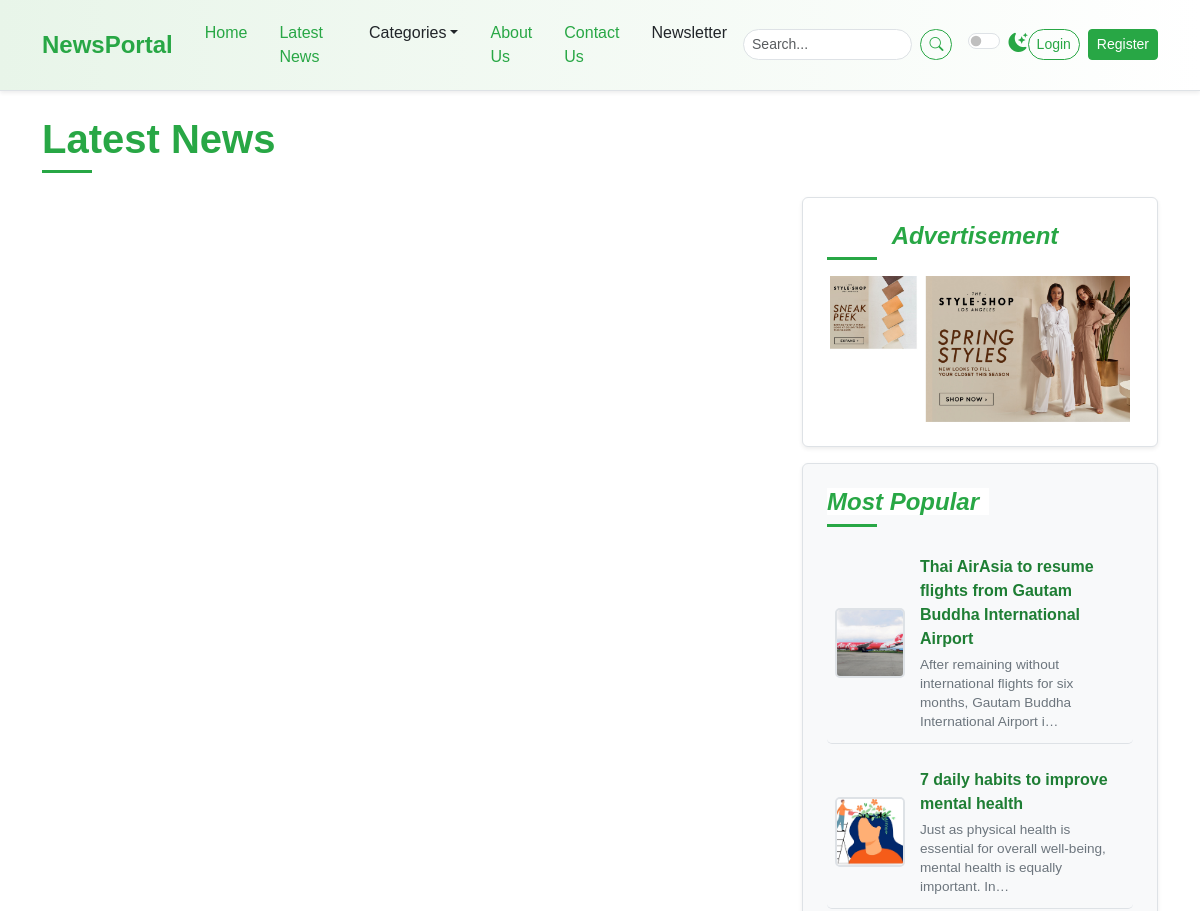
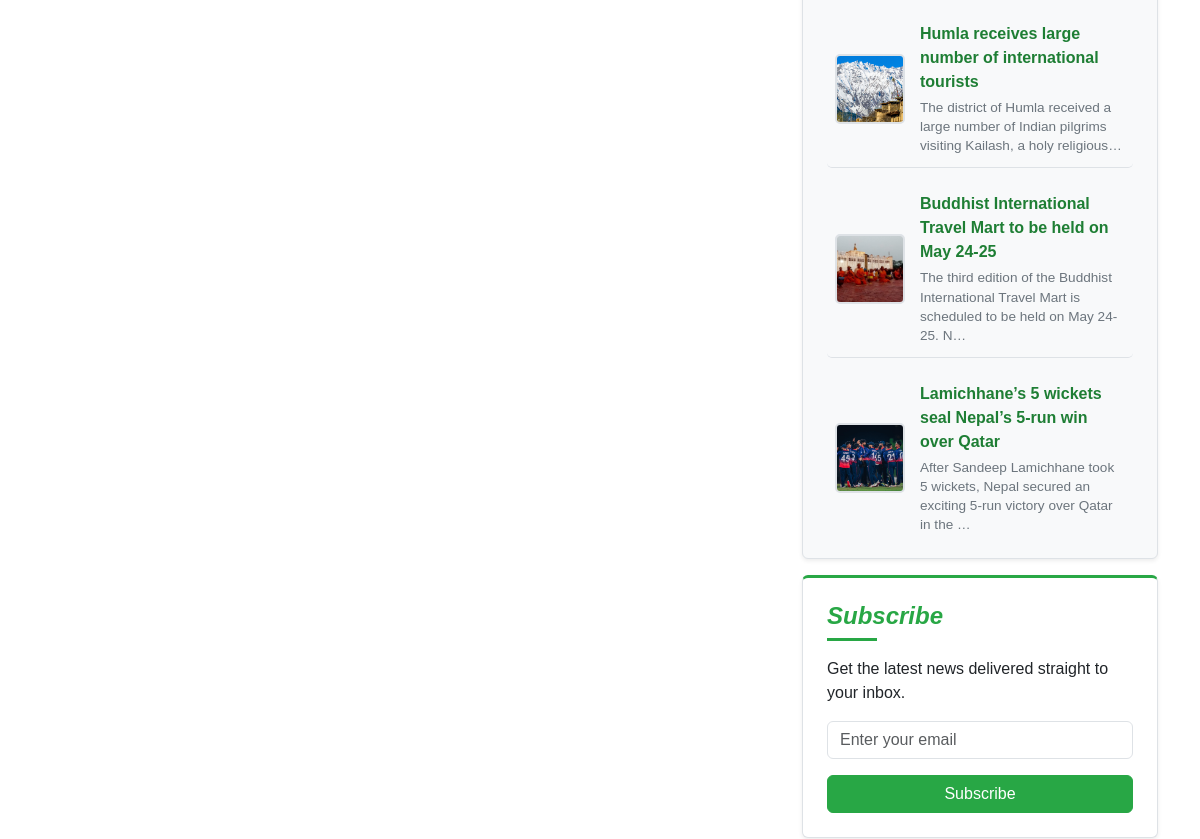
Before: /post-list/ (upper part) with the older database file (2 pictures, top to bottom).
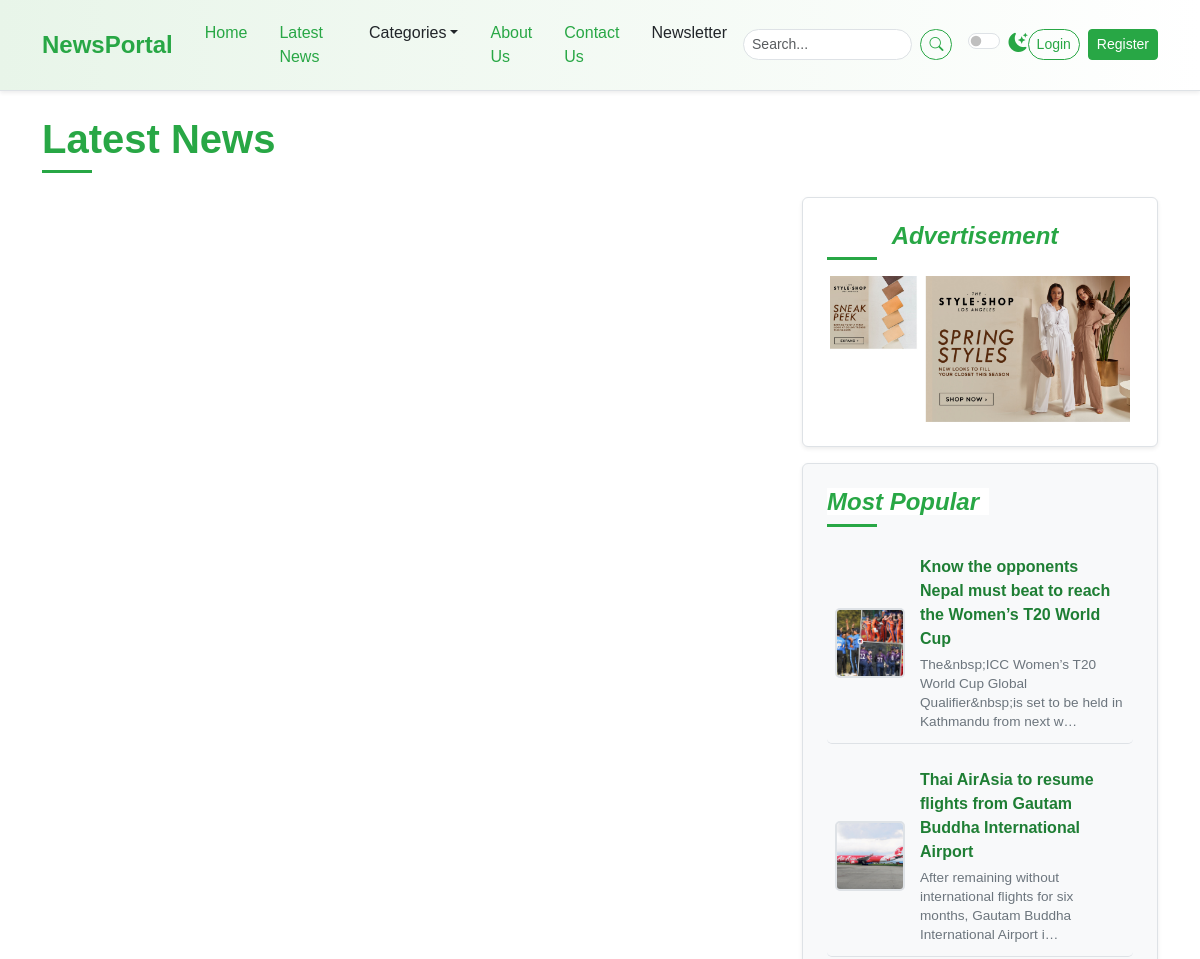
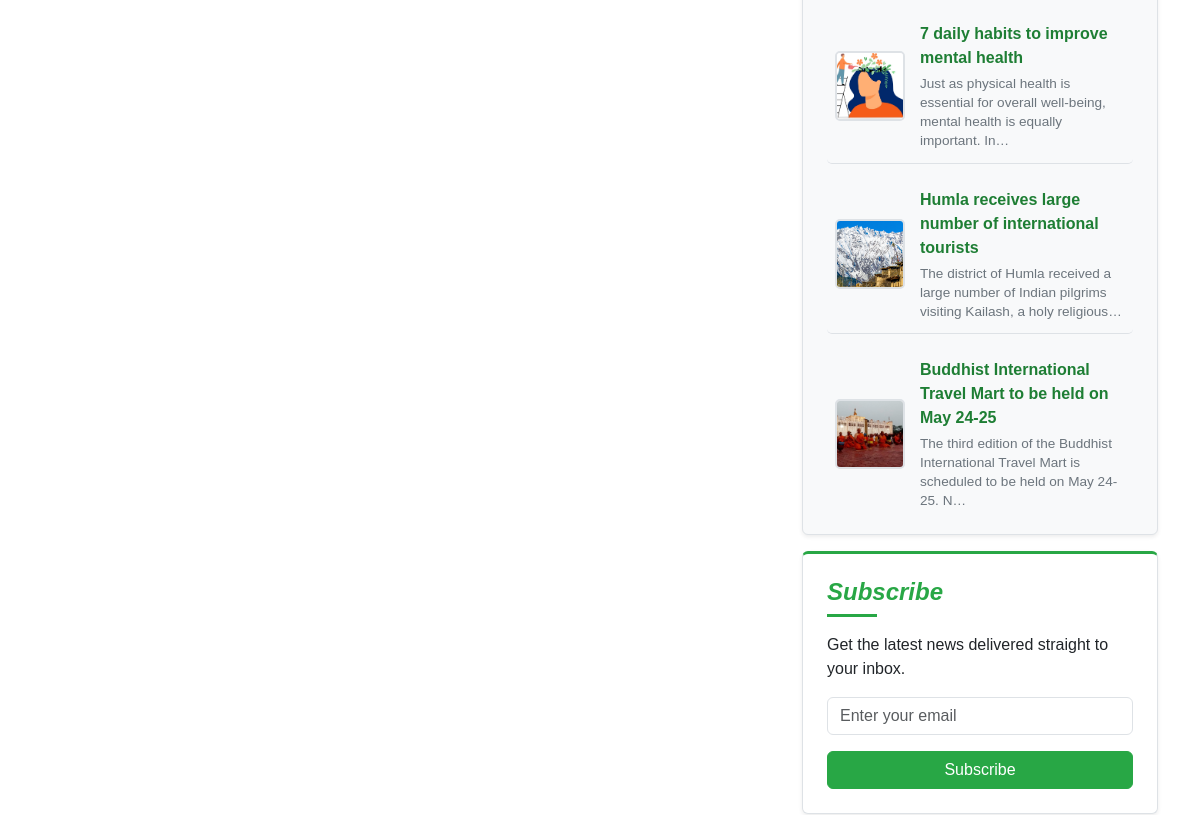
After: the same page with the newer database file (2 pictures, top to bottom).
### newspaper/models.py (models this page shows, shortened)
class TimeStampModel(models.Model):
    created_at = models.DateTimeField(auto_now_add=True)
    updated_at = models.DateTimeField(auto_now=True)
    class Meta:
        abstract = True  # Don't create table in DB

class Post(TimeStampModel):
    STATUS_CHOICES = [
        ("active", "Active"),
        ("in_active", "Inactive"),
    ]
    title = models.CharField(max_length=200)
    content = models.TextField()
    featured_image = models.ImageField(upload_to="post_images/%Y/%m/%d", blank=False)
    author = models.ForeignKey("auth.User", on_delete=models.CASCADE)
    status = models.CharField(max_length=20, choices=STATUS_CHOICES, default="active")
    views_count = models.PositiveBigIntegerField(default=0)
    is_breaking_news = models.BooleanField(default=False)
    published_at = models.DateTimeField(null=True, blank=True)
    category = models.ForeignKey(Category, on_delete=models.CASCADE)
    tag = models.ManyToManyField(Tag)

### newspaper/views.py (the view)
# urls.py: path("post-list/",views.PostListView.as_view(), name='post-list'),
class PostListView(SidebarMixin, ListView):
    model = Post
    template_name = "newsportal/list/list.html"
    context_object_name = "posts"
    def get_queryset(self):
        query = super().get_queryset() #Post.objects.all()
        query = query.filter(published_at__isnull=False, status="active")
        return query

### newspaper/navigation.py (called while the page is built)
def nav(request):
    categories = Category.objects.all()[:4]
    return {"categories": categories}

### newspaper/views.py (called while the page is built)
    def get_context_data(self, **kwargs):
        context = super().get_context_data(**kwargs)
        context["popular_posts"] = Post.objects.filter(
            published_at__isnull = False,status="active"
        ).order_by("-published_at")[:5]
        context["advertisement"] = (
            Advertisement.objects.all().order_by("-created_at").first()
        )
        return context

### templates/newsportal/list/list.html (shortened to what this page needs)
{% extends "newsportal/base.html" %}
{% block content %}
    <div class="container mt-4">
      <h1 class="mb-4 section-title">
        <span>Latest News</span>
      </h1>
      <div class="row">
        <div class="col-lg-8">
        </div>
        <div class="col-lg-4">
          <div class="position-sticky sticky-sidebar-offset">
            {% include "newsportal/home/right/advertisement.html" %}
            {% include "newsportal/home/right/most_popular.html" %}
            {% include "newsportal/home/right/newsletter.html" %}
          </div>
        </div>
      </div>
    </div>
{% endblock content %}

### templates/newsportal/home/right/most_popular.html
            <div class="p-4 mb-3 bg-light rounded sidebar-widget shadow-sm">
              <h4 class="fst-italic section-title">
                <span>Most Popular</span>
              </h4>
              <ul class="list-unstyled mb-0 popular-list">
                  {% for post in popular_posts %}
                <li>
                  <img src="{{ post.featured_image.url }}"
                       alt="{{ post.title }}"
                       width="70"
                       height="70" />
                  <div>
                      <a href="article.html" class="popular-title-link">{{ post.title }}</a>
                      <p class="popular-description">{{ post.content|striptags|truncatechars:100 }}</p>
                  </div>
                </li>
                  {% endfor %}
              </ul>
            </div>

Changed rows visible on the page:
no longer on this page (row unchanged): Post: featured_image (picture), title "Lamichhane’s 5 wickets seal Nepal’s 5-run win over Qatar", content "After Sandeep Lamichhane took 5 wickets, Nepal secured an exciting 5-run victory over Qatar in the …"
added Post: featured_image (picture), title "Know the opponents Nepal must beat to reach the Women’s T20 World Cup", content "The&nbsp;ICC Women’s T20 World Cup Global Qualifier&nbsp;is set to be held in Kathmandu from next w…"
